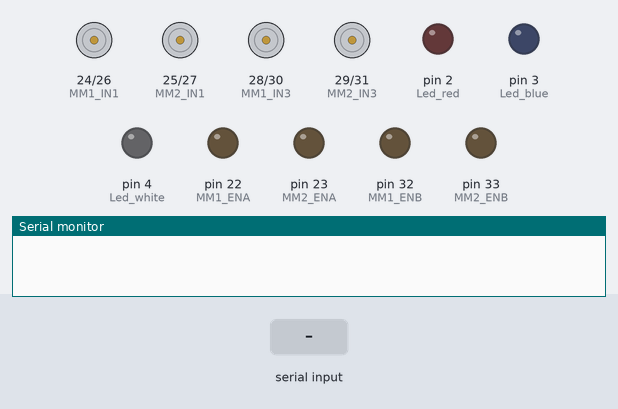
A sketch run on a simulated Arduino Mega 2560, built with avr-gcc and run on an emulated ATmega2560. Shown: motor-driver pin pairs drawn as motors (green arrow = first pin HIGH = forward, orange = second pin HIGH = backward, longer = more drive), output pins drawn as LEDs (lit = HIGH), the last lines printed to the serial monitor. The inputs (shaded band) are chosen by the test bench.

Above: at 1.2 s.
1.3 s: "1" received over the second serial link
At 2.2 s:
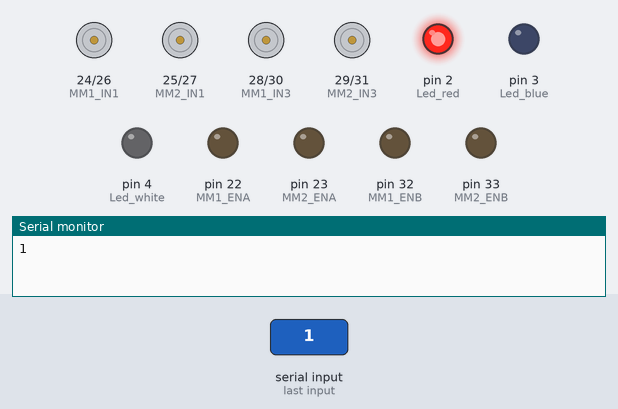
4.3 s: "2" received over the second serial link
At 5.8 s:
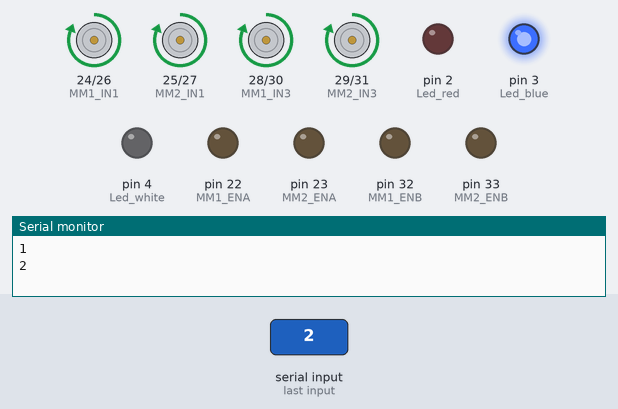
7.3 s: "3" received over the second serial link
At 8.2 s:
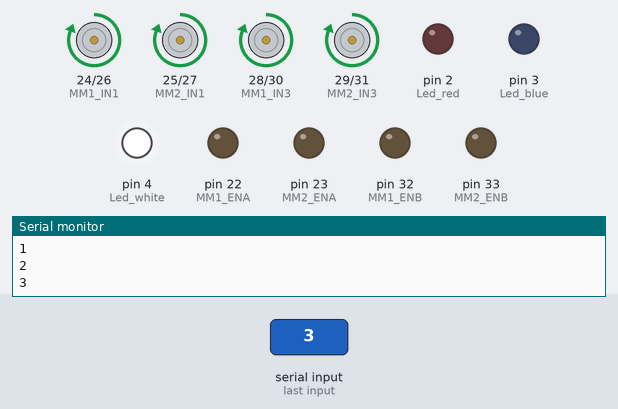
10.3 s: "4" received over the second serial link
At 11.7 s:
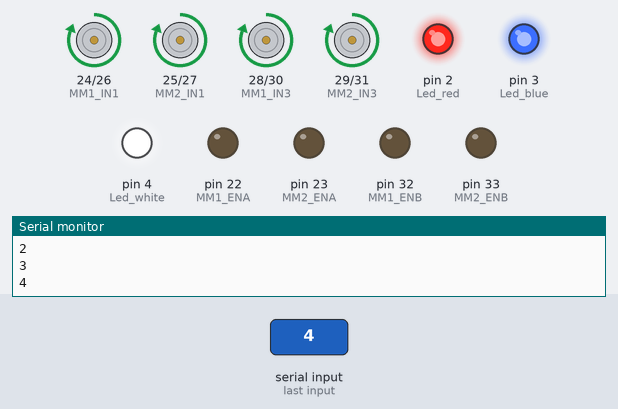
13.3 s: "5" received over the second serial link
At 14.1 s:
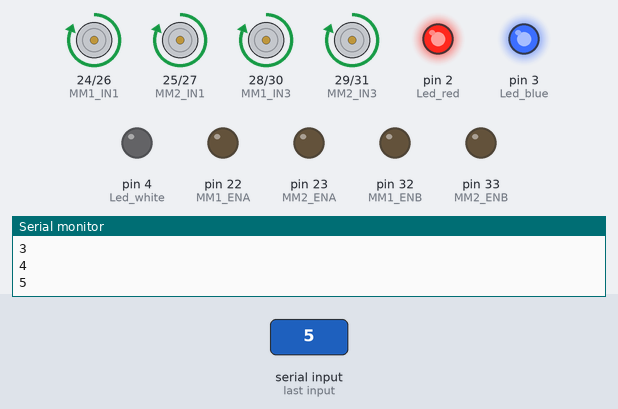
16.3 s: "6" received over the second serial link
At 17.7 s:
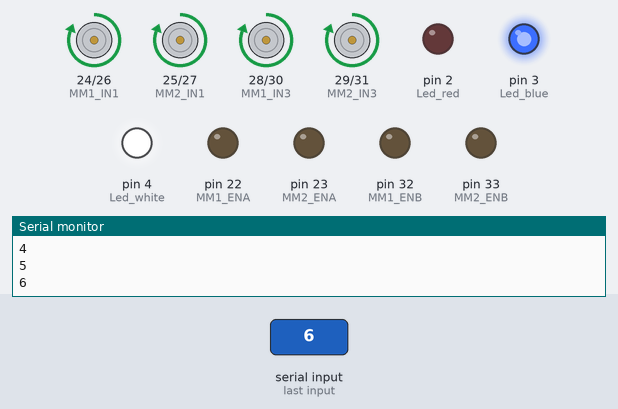
Timing chart, 0 to 20.3 s (numbered marks = the images above; inputs shaded):
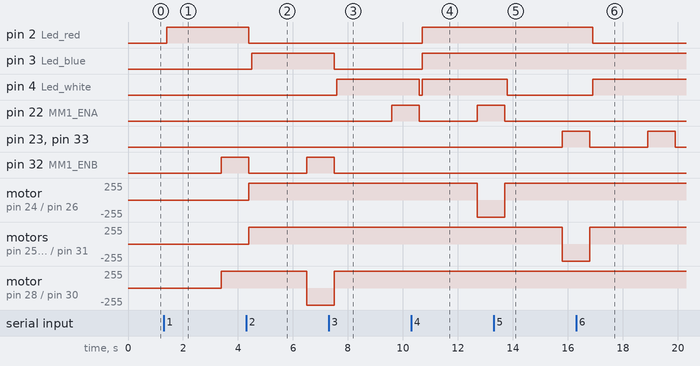

The sketch:

BasicOperations.ino
```cpp
#define Led_red 2
#define Led_blue 3
#define Led_white 4

#define IR_pin 53

#define MM1_ENA 22
#define MM1_IN1 24
#define MM1_IN2 26
#define MM1_IN3 28
#define MM1_IN4 30
#define MM1_ENB 32

#define MM2_ENA 23
#define MM2_IN1 25
#define MM2_IN2 27
#define MM2_IN3 29
#define MM2_IN4 31
#define MM2_ENB 33

//Bluetooth is connected to rx,tx -> 18,19 .. i.e Serial1 of Mega.

void setup() {
  Serial.begin(9600);
  Serial1.begin(9600);

  pinMode(IR_pin, INPUT);

  pinMode(Led_red,OUTPUT);
  pinMode(Led_blue,OUTPUT);
  pinMode(Led_white,OUTPUT);

  pinMode(MM1_ENA,OUTPUT);
  pinMode(MM1_IN1,OUTPUT);
  pinMode(MM1_IN2,OUTPUT);
  pinMode(MM1_IN3,OUTPUT);
  pinMode(MM1_IN4,OUTPUT);
  pinMode(MM1_ENB,OUTPUT);

  pinMode(MM2_ENA,OUTPUT);
  pinMode(MM2_IN1,OUTPUT);
  pinMode(MM2_IN2,OUTPUT);
  pinMode(MM2_IN3,OUTPUT);
  pinMode(MM2_IN4,OUTPUT);
  pinMode(MM2_ENB,OUTPUT);

}

void left()
{
  Serial1.println("In Up Function...");
  digitalWrite(MM1_IN1,HIGH);
  digitalWrite(MM1_IN2,LOW);
  analogWrite(MM1_ENA,225);
  delay(1000);
  stop();
}

void right()
{
  Serial1.println("In Down Function...");
  digitalWrite(MM1_IN1,LOW);
  digitalWrite(MM1_IN2,HIGH);
  analogWrite(MM1_ENA,225);
  delay(1000);
  stop();
}

void up()
{
  Serial1.println("In Right Function...");
  digitalWrite(MM1_IN3,HIGH);
  digitalWrite(MM1_IN4,LOW);
  analogWrite(MM1_ENB,225);
  delay(1000);
  stop();
}

void down()
{
  Serial1.println("In Left Function...");
  digitalWrite(MM1_IN3,LOW);
  digitalWrite(MM1_IN4,HIGH);
  analogWrite(MM1_ENB,225);
  delay(1000);
  stop();
}

void clockwise()
{
  Serial1.println("In AntiClockwise...");
  digitalWrite(MM2_IN1,LOW);
  digitalWrite(MM2_IN2,HIGH);
  digitalWrite(MM2_IN3,LOW);
  digitalWrite(MM2_IN4,HIGH);
  analogWrite(MM2_ENA,255);
  analogWrite(MM2_ENB,255);
  delay(1000);
  stop();
}

void anticlockwise()
{
  Serial1.println("In Clockwise...");
  digitalWrite(MM2_IN1,HIGH);
  digitalWrite(MM2_IN2,LOW);
  digitalWrite(MM2_IN3,HIGH);
  digitalWrite(MM2_IN4,LOW);
  analogWrite(MM2_ENA,255);
  analogWrite(MM2_ENB,255);
  delay(1000);
  stop();
}

void stop()
{
  Serial1.println("Stoping...");
  digitalWrite(MM1_IN1,HIGH);
  digitalWrite(MM1_IN2,LOW);
  analogWrite(MM1_ENA,0);
  digitalWrite(MM1_IN3,HIGH);
  digitalWrite(MM1_IN4,LOW);
  analogWrite(MM1_ENB,0);

  digitalWrite(MM2_IN1,HIGH);
  digitalWrite(MM2_IN2,LOW);
  analogWrite(MM2_ENA,0);
  digitalWrite(MM2_IN3,HIGH);
  digitalWrite(MM2_IN4,LOW);
  analogWrite(MM2_ENB,0);
}

void loop() {
  if(Serial1.available()>0)
  {
    Serial1.println("Enter your command : ");
    char command=Serial1.read();
    Serial.println(command);


    if(command=='1')
    {
      digitalWrite(Led_red,HIGH);
      digitalWrite(Led_blue,LOW);
      digitalWrite(Led_white,LOW);
      delay(2000);
      //Running Motor 1 for left motion
      up();
      digitalWrite(Led_red,LOW);
    }
    else if(command=='2')
    {
      digitalWrite(Led_red,LOW);
      digitalWrite(Led_blue,HIGH);
      digitalWrite(Led_white,LOW);
      delay(2000);
      //Running Motor 1 for left motion
      down();
      digitalWrite(Led_blue,LOW);
    }
    else if(command=='3')
    {
      digitalWrite(Led_red,LOW);
      digitalWrite(Led_blue,LOW);
      digitalWrite(Led_white,HIGH);
      delay(2000);
      //Running Motor 2 for up motion
      left();
      digitalWrite(Led_white,LOW);
    }
    else if(command=='4')
    {
      digitalWrite(Led_red,HIGH);
      digitalWrite(Led_blue,HIGH);
      digitalWrite(Led_white,HIGH);
      delay(2000);
      //Running Motor 2 for up motion
      right();
    }
    else if(command=='5')
    {
      digitalWrite(Led_red,HIGH);
      digitalWrite(Led_blue,HIGH);
      digitalWrite(Led_white,LOW);
      delay(2000);
      //Running Motor 2 for up motion
      clockwise();
    }
    else if(command=='6')
    {
      digitalWrite(Led_red,LOW);
      digitalWrite(Led_blue,HIGH);
      digitalWrite(Led_white,HIGH);
      delay(2000);
      //Running Motor 2 for up motion
      anticlockwise();
    }
    else if(command=='0')
    {
      digitalWrite(Led_red,LOW);
      digitalWrite(Led_blue,LOW);
      digitalWrite(Led_white,LOW);
      delay(2000);
      stop();
    }
    else
    {
      Serial.println("Invlaid Input !!!");
    }
  }
  delay(100);
}
```

Measured:
- after the input at 1.3 s, pin 2 (Led_red): LOW → HIGH after 0.10 s; pin 32 (MM1_ENB): LOW → HIGH after 2.1 s; motor on pin 28 (MM1_IN3) / pin 30 (MM1_IN4): stopped → forward 255/255 after 2.1 s
- after the input at 4.3 s, pin 3 (Led_blue): LOW → HIGH after 0.20 s; motor on pin 28 (MM1_IN3) / pin 30 (MM1_IN4): forward 255/255 → backward 255/255 after 2.2 s
- after the input at 7.3 s, pin 4 (Led_white): LOW → HIGH after 0.30 s; pin 22 (MM1_ENA): LOW → HIGH after 2.3 s
- after the input at 10.3 s, pin 2 (Led_red), pin 3 (Led_blue): LOW → HIGH after 0.40 s; motor on pin 24 (MM1_IN1) / pin 26 (MM1_IN2): forward 255/255 → backward 255/255 after 2.4 s
- after the input at 13.3 s, pin 4 (Led_white): HIGH → LOW after 0.50 s; pin 23 (MM2_ENA), pin 33 (MM2_ENB): LOW → HIGH after 2.5 s; motor on pin 25 (MM2_IN1) / pin 27 (MM2_IN2), motor on pin 29 (MM2_IN3) / pin 31 (MM2_IN4): forward 255/255 → backward 255/255 after 2.5 s
- after the input at 16.3 s, pin 2 (Led_red): HIGH → LOW after 0.60 s; pin 4 (Led_white): LOW → HIGH after 0.60 s
